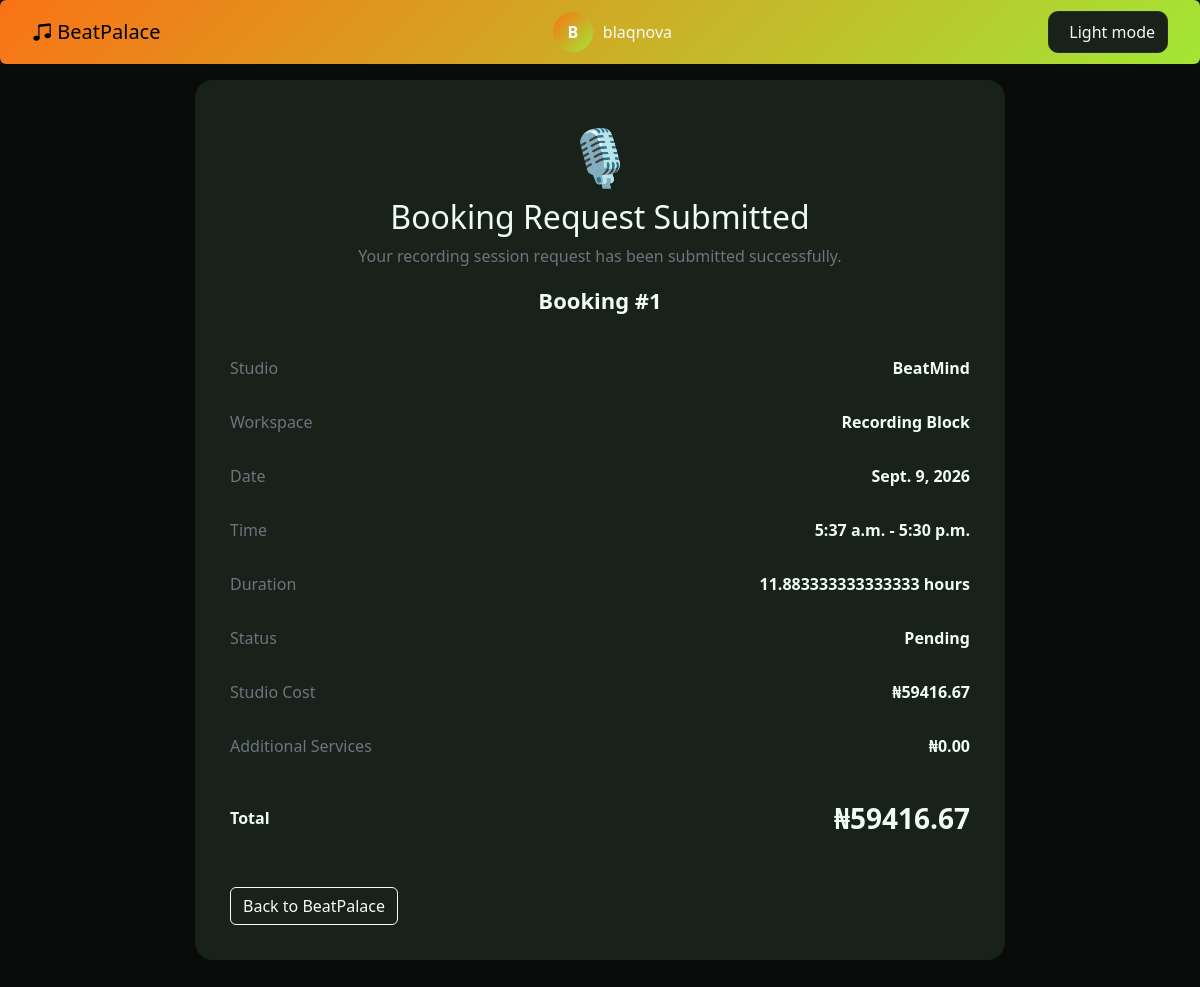
Screenshot of /studio/bookings/1/ (signed in) with the database file from the repository.
### accounts/models.py (models this page shows, shortened)
class User(AbstractUser):
    ROLE_CHOICES = (
        ("producer", "Producer"),
        ("artist", "Artist"),
    )
    email = models.EmailField(unique=True)
    role = models.CharField(
        max_length=20,
        choices=ROLE_CHOICES
    )
    avatar = models.ImageField(
        upload_to="avatars/",
        blank=True,
        null=True
    )
    verified = models.BooleanField(default=False)
    created_at = models.DateTimeField(auto_now_add=True)

### studio/models.py (models this page shows, shortened)
class StudioBooking(models.Model):
    STATUS_CHOICES = [
        ("pending", "Pending"),
        ("confirmed", "Confirmed"),
        ("in_session", "In Session"),
        ("completed", "Completed"),
        ("cancelled", "Cancelled"),
        ("rejected", "Rejected"),
    ]
    BOOKING_TYPES = [
        ("hourly", "Hourly"),
        ("daily", "Daily"),
    ]
    customer = models.ForeignKey(
        settings.AUTH_USER_MODEL,
        on_delete=models.CASCADE,
        related_name="studio_bookings",
    )
    studio = models.ForeignKey(
        Studio,
        on_delete=models.PROTECT,
        related_name="bookings",
    )
    workspace = models.ForeignKey(
        Workspace,
        on_delete=models.PROTECT,
        related_name="bookings",
        null=True,
        blank=True,
    )
    booking_type = models.CharField(
        max_length=20,
        choices=BOOKING_TYPES,
        default="hourly",
    )
    booking_date = models.DateField()
    start_time = models.TimeField()
    end_time = models.TimeField()
    number_of_people = models.PositiveIntegerField(
        default=1,
    )
    notes = models.TextField(
        blank=True,
    )
    subtotal = models.DecimalField(
        max_digits=12,
        decimal_places=2,
        default=0,
    )
    service_fee = models.DecimalField(
        max_digits=12,
        decimal_places=2,
        default=0,
    )
    total_amount = models.DecimalField(
        max_digits=12,
        decimal_places=2,
        default=0,
    )
    status = models.CharField(
        max_length=20,
        choices=STATUS_CHOICES,
        default="pending",
    )
    created_at = models.DateTimeField(
        auto_now_add=True,
    )
    updated_at = models.DateTimeField(
        auto_now=True,
    )
    class Meta:
        ordering = ["-booking_date", "-start_time"]
    @property
    def duration_hours(self):
        start = timezone.datetime.combine(
            self.booking_date,
            self.start_time,
        )
        end = timezone.datetime.combine(
            self.booking_date,
            self.end_time,
        )
        seconds = (end - start).total_seconds()
        return Decimal(str(seconds / 3600))

class Studio(models.Model):
    STUDIO_TYPES = [
        ("recording", "Recording Studio"),
        ("mixing", "Mixing Room"),
        ("production", "Production Room"),
        ("rehearsal", "Rehearsal Room"),
        ("podcast", "Podcast / Video Studio"),
        ("content", "Content Creation Space"),
    ]
    STATE = [
        ("Abia",     "Abia"),
        ("Adamawa",     "Adamawa"),
        ("Akwa Ibom",     "Akwa Ibom"),
        ("Anambra",     "Anambra"),
        ("Bauchi",     "Bauchi"),
        ("Bayelsa",     "Bayelsa"),
        ("Benue",     "Benue"),
        ("Borno",     "Borno"),
        ("Cross River",     "Cross River"),
        ("Delta",     "Delta"),
        ("Ebonyi",     "Ebonyi"),
        ("Edo",     "Edo"),
        ("Ekiti",     "Ekiti"),
        ("Enugu",     "Enugu"),
        ("FCT - Abuja",     "FCT - Abuja"),
        ("Gombe",     "Gombe"),
        ("Imo",     "Imo"),
        ("Jigawa",     "Jigawa"),
        ("Kaduna",     "Kaduna"),
        ("Kano",     "Kano"),
        ("Katsina",     "Katsina"),
        ("Kebbi",     "Kebbi"),
        ("Kogi",     "Kogi"),
        ("Kwara",     "Kwara"),
        ("Lagos",     "Lagos"),
        ("Nasarawa",     "Nasarawa"),
        ("Niger",     "Niger"),
        ("Ogun",     "Ogun"),
        ("Ondo",     "Ondo"),
        ("Osun",     "Osun"),
        ("Oyo",     "Oyo"),
        ("Plateau",     "Plateau"),
        ("Rivers",     "Rivers"),
        ("Sokoto",     "Sokoto"),
        ("Taraba",     "Taraba"),
        ("Yobe",     "Yobe"),
        ("Zamfara",     "Zamfara"),
    ]
    owner = models.ForeignKey(
        settings.AUTH_USER_MODEL,
        on_delete=models.CASCADE,
        related_name="owned_studios",
    )
    name = models.CharField(max_length=200)
    studio_type = models.CharField(
        max_length=30,
        choices=STUDIO_TYPES,
        default="recording",
    )
    description = models.TextField()
    address = models.CharField(
        max_length=255,
    )
    city = models.CharField(
        max_length=100,
    )
    state = models.CharField(
        max_length=100,
        blank=True,
        choices=STATE,
    )
    country = models.CharField(
        max_length=100,
        default="Nigeria",
    )
    phone = models.CharField(
        max_length=30,
        blank=True,
    )
    email = models.EmailField(
        blank=True,
    )
    hourly_rate = models.DecimalField(
        max_digits=12,
        decimal_places=2,
        validators=[MinValueValidator(Decimal("0"))],
    )
    daily_rate = models.DecimalField(
        max_digits=12,
        decimal_places=2,
        null=True,
        blank=True,
        validators=[MinValueValidator(Decimal("0"))],
    )
    capacity = models.PositiveIntegerField(
        default=5,
    )
    equipment = models.TextField(
        blank=True,
        help_text="List studio equipment and instruments.",
    )
    amenities = models.TextField(
        blank=True,
    )
    rules = models.TextField(
        blank=True,
    )
    cover_image = models.ImageField(
        upload_to="studios/covers/",
        blank=True,
        null=True,
    )
    is_active = models.BooleanField(
        default=True,
    )
    created_at = models.DateTimeField(
        auto_now_add=True,
    )
    updated_at = models.DateTimeField(
        auto_now=True,
    )
    class Meta:
        ordering = ["-created_at"]

class Workspace(models.Model):
    studio = models.ForeignKey(
        Studio,
        on_delete=models.CASCADE,
        related_name="workspaces",
    )
    name = models.CharField(
        max_length=150,
    )
    description = models.TextField(
        blank=True,
    )
    hourly_rate = models.DecimalField(
        max_digits=12,
        decimal_places=2,
        validators=[MinValueValidator(Decimal("0"))],
    )
    capacity = models.PositiveIntegerField(
        default=2,
    )
    equipment = models.TextField(
        blank=True,
    )
    is_active = models.BooleanField(
        default=True,
    )
    created_at = models.DateTimeField(
        auto_now_add=True,
    )

### studio/views.py (the view)
@login_required
def booking_detail(request, booking_id):
    booking = get_object_or_404(
        StudioBooking.objects.select_related(
            "studio",
            "studio__owner",
            "workspace",
            "customer",
        ).prefetch_related(
            "booking_services__service"
        ),
        id=booking_id,
    )
    is_customer = booking.customer == request.user
    is_owner = booking.studio.owner == request.user
    is_admin = request.user.is_superuser
    if not (is_customer or is_owner or is_admin):
        raise PermissionDenied(
            "You do not have permission to view this booking."
        )
    return render(
        request,
        "studio/booking_detail.html",
        {
            "booking": booking,
        }
    )

### templates/studio/booking_detail.html (shortened to what this page needs)
{% extends "base.html" %}
{% block content %}
</head>
<body>
<div class="page">
    <div class="card-box">
        <div class="text-center mb-4">
            <div class="success-icon">
                🎙️
            </div>
            <h2>
                Booking Request Submitted
            </h2>
            <p class="text-secondary">
                Your recording session request has been
                submitted successfully.
            </p>
            <div class="booking-number">
                Booking #{{ booking.id }}
            </div>
        </div>
        <div class="row-item">
            <div class="text-secondary">
                Studio
            </div>
            <strong>
                {{ booking.studio.name }}
            </strong>
        </div>
        <div class="row-item">
            <div class="text-secondary">
                Workspace
            </div>
            <strong>
                {{ booking.workspace.name }}
            </strong>
        </div>
        <div class="row-item">
            <div class="text-secondary">
                Date
            </div>
            <strong>
                {{ booking.booking_date }}
            </strong>
        </div>
        <div class="row-item">
            <div class="text-secondary">
                Time
            </div>
            <strong>
                {{ booking.start_time }}
                -
                {{ booking.end_time }}
            </strong>
        </div>
        <div class="row-item">
            <div class="text-secondary">
                Duration
            </div>
            <strong>
                {{ booking.duration_hours }} hours
            </strong>
        </div>
        <div class="row-item">
            <div class="text-secondary">
                Status
            </div>
            <strong>
                {{ booking.get_status_display }}
            </strong>
        </div>
        <div class="row-item">
            <div class="text-secondary">
                Studio Cost
            </div>
            <strong>
                ₦{{ booking.subtotal }}
            </strong>
        </div>
        <div class="row-item">
            <div class="text-secondary">
                Additional Services
            </div>
            <strong>
                ₦{{ booking.service_fee }}
            </strong>
        </div>
        <div class="d-flex
                    justify-content-between
                    align-items-center
                    mt-4">
            <strong>
                Total
            </strong>
            <span class="total">
                ₦{{ booking.total_amount }}
            </span>
        </div>
        <div class="mt-5">
            <a
                href="/"
                class="btn btn-outline-light"
            >
                Back to BeatPalace
            </a>
        </div>
    </div>
</div>
{% endblock %}

### templates/base.html (shortened to what this page needs)
{% load static %}
<!DOCTYPE html>
<html lang="en">
<head>
    <link
    href="https://cdn.jsdelivr.net/npm/bootstrap@5.3.3/dist/css/bootstrap.min.css"
    rel="stylesheet"
    >
    <link
    href="https://cdn.jsdelivr.net/npm/bootstrap-icons@1.11.3/font/bootstrap-icons.css"
    rel="stylesheet"
    >
    <link
     rel="stylesheet"
     href="{% static 'css/style.css' %}"
    >
</head>
<nav class="navbar fixed-top text-light btn btn-primary">
    <div class="container-fluid d-flex justify-content-between align-items-center">
        {% if user.role == "artist" %}
            <a class="navbar-brand" href="{% url 'artist_dashboard' %}">
                <i class="bi bi-music-note-beamed"></i>
                BeatPalace
            </a>
        {% elif user.role == "producer" %}
            <a class="navbar-brand text-dark" href="{% url 'producer_dashboard' %}"
            >
                <i class="bi bi-music-note-beamed"></i>
                BeatPalace
            </a>
        {% endif %}
        <div class="d-flex gap-2">
            <div class="user-profile">
                <div class="avatar">
                    {{ user.username|first|upper }}
                </div>
                <span>
                    {{ user.username }}
                </span>
            </div>
        </div>
        <button
    type="button"
    class="theme-toggle"
    id="themeToggle"
    aria-label="Switch to light theme"
>
    <span id="themeLabel">Light mode</span>
</button>
    </div>
</nav>
{% block content %}
{% endblock %}
</body>
</html>

### static/css/style.css (style rules this page uses)
:root { color-scheme: dark; --bg: #090c0a; --sidebar: #0f1411; --card-deep: #050706; --card: #18221b; --card-raised: #223027; --input-bg: #0d120f; --primary: #f97316; --primary-light: #fb923c; --primary-soft: #2c1405; --secondary: #a3e635; --pink: #ef4444; --text: #f0fdf4; --muted-strong: #94a3b8; --muted: #415346; --border: #243329; --border-color: var(--border); --gradient-brand: linear-gradient(135deg, var(--primary), var(--secondary)); --gradient-avatar: linear-gradient(135deg, var(--primary), var(--pink)); --shadow-card: 0 15px 40px rgb(0 0 0 / 30%); --shadow-auth: 0 30px 80px rgb(0 0 0 / 40%); --radius-sm: 10px; --radius-md: 12px; --radius-lg: 16px; --radius-xl: 20px; --transition: 0.25s ease; }
* { box-sizing: border-box; }
html { scroll-behavior: smooth; }
body { margin: 0; background: var(--bg); color: var(--text); font-family: Inter, Arial, sans-serif; -webkit-font-smoothing: antialiased; }
button, input, select, textarea { font: inherit; }
button, a { -webkit-tap-highlight-color: transparent; }
.btn-primary { border: none; background: var(--gradient-brand); padding: 11px 20px; }
.user-profile { display: flex; align-items: center; gap: 10px; }
.avatar { width: 40px; height: 40px; display: flex; justify-content: center; align-items: center; border-radius: 50%; background: var(--gradient-brand); font-weight: bold; }
.theme-toggle { display: inline-flex; align-items: center; justify-content: center; gap: 8px; min-height: 40px; padding: 8px 12px; border: 1px solid var(--border-color); border-radius: var(--radius-sm); background: var(--card); color: var(--text); cursor: pointer; transition: var(--transition); }

### templates/studio/booking_detail.html (style rules this page uses)
body { background: var(--bg); color: var(--text); font-family: system-ui, -apple-system, BlinkMacSystemFont, 'Segoe UI', Roboto, sans-serif; }
.page { max-width: 850px; margin: 60px auto; padding: 20px; }
.card-box { background: var(--card); border: 1px solid var(--border-card); border-radius: 18px; padding: 35px; }
.success-icon { font-size: 55px; color: var(--success-indicator); }
.booking-number { color: var(--highlight); font-size: 22px; font-weight: 700; }
.row-item { display: flex; justify-content: space-between; align-items: center; padding: 15px 0; border-bottom: 1px solid var(--border-row); color: var(--muted-label); }
.total { font-size: 28px; color: var(--highlight); font-weight: 700; }

### rows the page displays
User: username|first "B", username "blaqnova"
StudioBooking: id "1", studio.name "BeatMind", workspace.name "Recording Block", booking_date "Sept. 9, 2026", start_time "5:37 a.m.", end_time "5:30 p.m.", duration_hours "11.883333333333333", status "Pending", subtotal "59416.67", service_fee "0.00", total_amount "59416.67"
